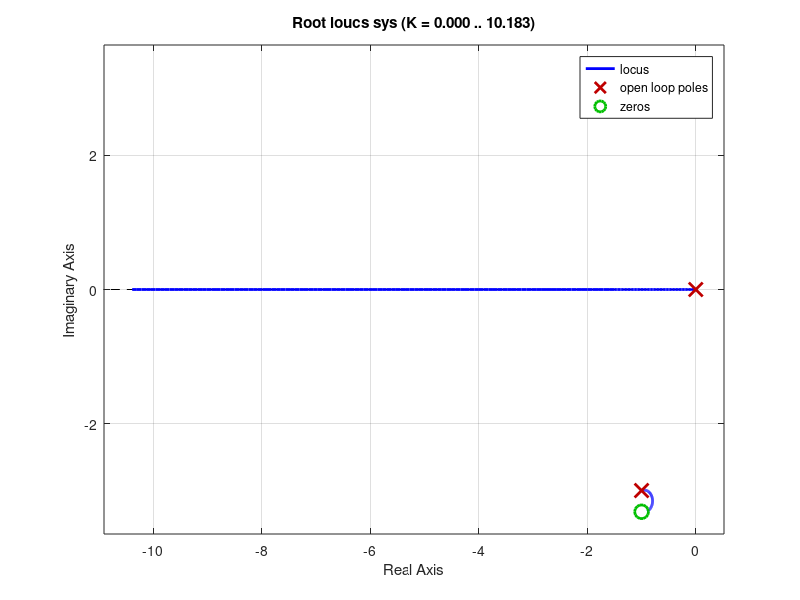

Write the MATLAB code that produced this figure.
clear all
close all

% Função para gerar o Lugar das Raízes
function RLOCUS(num, den)
    sys = tf(num, den);
    rlocus(sys);
    grid on;
end

figure(1)
RLOCUS([1 2 12], conv([1 0], [1 2 10]));
